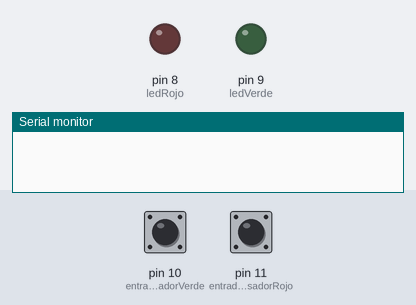
This sketch was run on a simulated Arduino Uno, built with avr-gcc and run on an emulated ATmega328P. Parts: output pins drawn as LEDs (lit = HIGH), the last lines printed to the serial monitor. Dashed ring = blinking. Inputs (shaded band) come from the test bench; at power-on: pin 10 (entradaPulsadorVerde) LOW, pin 11 (entradaPulsadorRojo) LOW. Random numbers use the default seed unless the sketch sets one.

Above: at 2.9 s.
3.0 s: pin 10 (entradaPulsadorVerde) pulled HIGH for 0.15 s
At 3.5 s:
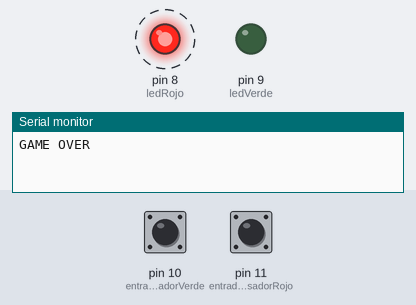
6.0 s: pin 10 (entradaPulsadorVerde) pulled HIGH for 3.2 s
At 8.5 s:
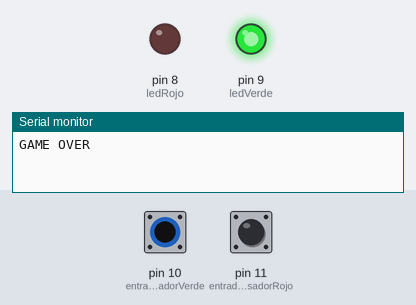
10.7 s: pin 11 (entradaPulsadorRojo) pulled HIGH for 3.2 s
Timing chart, 0 to 15.5 s (numbered marks = the images above; inputs shaded):
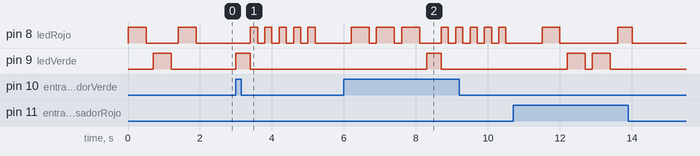

The sketch:

memoria1.2.ino
```cpp
// Memoria 1.2
// Martín Beltrán Díaz UO276244
// Stelian Adrian Stanci UO277653
// Laura Pernía Blanco UO276264


int const ledRojo = 8;
int const ledVerde = 9;
int const entradaPulsadorRojo = 11;
int const entradaPulsadorVerde = 10;

int const pinForRandom = 0;
int pushed = 0;

int const numTurnos = 3;
int turnoActual = 0;

int secuenciaActual[3+(numTurnos-1)];
int posicionRepeticionSecuencia;

void setup()
{
  Serial.begin(9600);

  pinMode(ledRojo,OUTPUT);
  pinMode(ledVerde,OUTPUT);
  pinMode(entradaPulsadorRojo,INPUT);
  pinMode(entradaPulsadorVerde,INPUT);

  randomSeed(analogRead(pinForRandom));
}

void loop()
{
  generarSecuencia();
  posicionRepeticionSecuencia = 0;
  userInput();
  delay(300);
}


void generarSecuencia()
{

  for (int i = 0; i < 3+turnoActual; i++) {
    if (turnoActual == 0 || i == 3 + (turnoActual - 1))
    {
      int led = random(ledRojo,ledVerde+1);
      secuenciaActual[i]=led;
    }
    digitalWrite(secuenciaActual[i], HIGH);
    delay(500);
    digitalWrite(secuenciaActual[i], LOW);
    delay(200);
  }
}

void userInput()
{
  while (true) {
    if(digitalRead(entradaPulsadorRojo) == HIGH && pushed == 0){
      pushed = 1;
      digitalWrite(ledRojo, HIGH);
      delay(400);
      digitalWrite(ledRojo, LOW);

      if (secuenciaActual[posicionRepeticionSecuencia] != ledRojo)
      {
        gameOver();
        break;
      }

      posicionRepeticionSecuencia += 1;
      if (posicionRepeticionSecuencia == 3 + (turnoActual))
      {
        turnoActual += 1;
        delay(300);

        if (turnoActual == numTurnos)
        {
          victoria();
        }
        break;
      }

    } else if (digitalRead(entradaPulsadorVerde) == HIGH && pushed == 0)
    {
      pushed = 1;
      digitalWrite(ledVerde, HIGH);
      delay(400);
      digitalWrite(ledVerde, LOW);

      if (secuenciaActual[posicionRepeticionSecuencia] != ledVerde)
      {
        gameOver();
        break;
      }

      posicionRepeticionSecuencia += 1;
      if (posicionRepeticionSecuencia == 3 + (turnoActual))
      {
        turnoActual += 1;
        delay(300);

        if (turnoActual == numTurnos)
        {
          victoria();
        }
        break;
      }
    }
    pushed = 0;
  }
}

/**
En caso de que el usuario falle al repetir la secuencia, el led
rojo parpadeará 5 veces.
**/
void gameOver()
{
  Serial.println("GAME OVER");
  for (int i = 0; i < 5; i++)
  {
    digitalWrite(ledRojo, HIGH);
    delay(200);
    digitalWrite(ledRojo, LOW);
    delay(200);
  }

  turnoActual = 0;
  delay(500);
}

/**
En caso de que el usuario gane el juego, el led verde
parpadeará 5 veces.
**/
void victoria()
{
  Serial.println("VICTORIA");
  for (int i = 0; i < 5; i++)
  {
    digitalWrite(ledVerde, HIGH);
    delay(300);
    digitalWrite(ledVerde, LOW);
    delay(300);
  }

  turnoActual = 0;
  delay(500);
}
```

Measured:
- after the input at 3.0 s, pin 8 (ledRojo): alternates HIGH for 0.20 s and LOW for 0.20 s, 10 changes in all, then stays LOW, starting after 0.40 s; pin 9 (ledVerde): LOW → HIGH at once, → LOW 0.40 s later
- after the input at 6.0 s, pin 9 (ledVerde): LOW → HIGH after 2.3 s, → LOW 0.40 s later
- by itself, pin 8 (ledRojo): alternates HIGH for 0.50 s and LOW for 0.90 s
